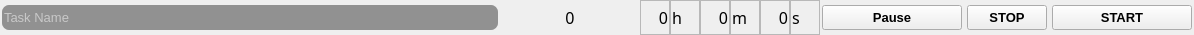
               <widget class="QWidget" name="widget_3" native="true">
                <property name="minimumSize">
                 <size>
                  <width>0</width>
                  <height>35</height>
                 </size>
                </property>
                <property name="maximumSize">
                 <size>
                  <width>16777215</width>
                  <height>35</height>
                 </size>
                </property>
                <layout class="QHBoxLayout" name="horizontalLayout_4">
                 <property name="spacing">
                  <number>0</number>
                 </property>
                 <property name="leftMargin">
                  <number>0</number>
                 </property>
                 <property name="topMargin">
                  <number>0</number>
                 </property>
                 <property name="rightMargin">
                  <number>0</number>
                 </property>
                 <property name="bottomMargin">
                  <number>0</number>
                 </property>
                 <item>
                  <widget class="QWidget" name="widget_8" native="true">
                   <property name="minimumSize">
                    <size>
                     <width>500</width>
                     <height>0</height>
                    </size>
                   </property>
                   <property name="maximumSize">
                    <size>
                     <width>500</width>
                     <height>16777215</height>
                    </size>
                   </property>
                   <layout class="QVBoxLayout" name="verticalLayout_3">
                    <property name="spacing">
                     <number>0</number>
                    </property>
                    <property name="leftMargin">
                     <number>0</number>
                    </property>
                    <property name="topMargin">
                     <number>0</number>
                    </property>
                    <property name="rightMargin">
                     <number>0</number>
                    </property>
                    <property name="bottomMargin">
                     <number>0</number>
                    </property>
                    <item>
                     <widget class="QWidget" name="widget_12" native="true">
                      <layout class="QVBoxLayout" name="verticalLayout_4">
                       <property name="spacing">
                        <number>0</number>
                       </property>
                       <property name="leftMargin">
                        <number>2</number>
                       </property>
                       <property name="topMargin">
                        <number>2</number>
                       </property>
                       <property name="rightMargin">
                        <number>2</number>
                       </property>
                       <property name="bottomMargin">
                        <number>2</number>
                       </property>
                       <item>
                        <widget class="QLineEdit" name="line_login">
                         <property name="minimumSize">
                          <size>
                           <width>450</width>
                           <height>25</height>
                          </size>
                         </property>
                         <property name="maximumSize">
                          <size>
                           <width>500</width>
                           <height>25</height>
                          </size>
                         </property>
                         <property name="font">
                          <font>
                           <family>Tahoma</family>
                           <pointsize>10</pointsize>
                          </font>
                         </property>
                         <property name="styleSheet">
                          <string notr="true">background-color: rgba(0, 0, 0, 100);
border: none;
border-radius: 7px;
color:rgb(255, 255, 255);
</string>
                         </property>
                         <property name="placeholderText">
                          <string>Task Name</string>
                         </property>
                         <property name="clearButtonEnabled">
                          <bool>false</bool>
                         </property>
                        </widget>
                       </item>
                      </layout>
                     </widget>
                    </item>
                   </layout>
                  </widget>
                 </item>
                 <item>
                  <widget class="QWidget" name="widget_9" native="true">
                   <property name="minimumSize">
                    <size>
                     <width>140</width>
                     <height>0</height>
                    </size>
                   </property>
                   <property name="maximumSize">
                    <size>
                     <width>140</width>
                     <height>16777215</height>
                    </size>
                   </property>
                   <layout class="QHBoxLayout" name="horizontalLayout_5">
                    <property name="leftMargin">
                     <number>5</number>
                    </property>
                    <property name="topMargin">
                     <number>5</number>
                    </property>
                    <property name="rightMargin">
                     <number>5</number>
                    </property>
                    <property name="bottomMargin">
                     <number>5</number>
                    </property>
                    <item>
                     <widget class="QLabel" name="Time_1">
                      <property name="minimumSize">
                       <size>
                        <width>100</width>
                        <height>20</height>
                       </size>
                      </property>
                      <property name="maximumSize">
                       <size>
                        <width>150</width>
                        <height>20</height>
                       </size>
                      </property>
                      <property name="font">
                       <font>
                        <family>Bahnschrift</family>
                        <pointsize>12</pointsize>
                        <weight>50</weight>
                        <bold>false</bold>
                       </font>
                      </property>
                      <property name="text">
                       <string>0</string>
                      </property>
                      <property name="alignment">
                       <set>Qt::AlignCenter</set>
                      </property>
                     </widget>
                    </item>
                   </layout>
                  </widget>
                 </item>
                 <item>
                  <widget class="QWidget" name="widget_10" native="true">
                   <property name="minimumSize">
                    <size>
                     <width>180</width>
                     <height>0</height>
                    </size>
                   </property>
                   <property name="maximumSize">
                    <size>
                     <width>180</width>
                     <height>16777215</height>
                    </size>
                   </property>
                   <layout class="QHBoxLayout" name="horizontalLayout_6">
                    <property name="spacing">
                     <number>0</number>
                    </property>
                    <property name="leftMargin">
                     <number>0</number>
                    </property>
                    <property name="topMargin">
                     <number>0</number>
                    </property>
                    <property name="rightMargin">
                     <number>0</number>
                    </property>
                    <property name="bottomMargin">
                     <number>0</number>
                    </property>
                    <item>
                     <widget class="QWidget" name="widget_49" native="true">
                      <layout class="QHBoxLayout" name="horizontalLayout_13">
                       <property name="spacing">
                        <number>0</number>
                       </property>
                       <property name="leftMargin">
                        <number>0</number>
                       </property>
                       <property name="topMargin">
                        <number>0</number>
                       </property>
                       <property name="rightMargin">
                        <number>0</number>
                       </property>
                       <property name="bottomMargin">
                        <number>0</number>
                       </property>
                       <item>
                        <widget class="QFrame" name="frame_3">
                         <property name="frameShape">
                          <enum>QFrame::StyledPanel</enum>
                         </property>
                         <property name="frameShadow">
                          <enum>QFrame::Raised</enum>
                         </property>
                         <layout class="QHBoxLayout" name="horizontalLayout_32">
                          <property name="spacing">
                           <number>1</number>
                          </property>
                          <property name="leftMargin">
                           <number>1</number>
                          </property>
                          <property name="topMargin">
                           <number>1</number>
                          </property>
                          <property name="rightMargin">
                           <number>1</number>
                          </property>
                          <property name="bottomMargin">
                           <number>1</number>
                          </property>
                          <item>
                           <widget class="QLabel" name="label_6">
                            <property name="font">
                             <font>
                              <family>Bahnschrift</family>
                              <pointsize>12</pointsize>
                             </font>
                            </property>
                            <property name="text">
                             <string>0</string>
                            </property>
                            <property name="alignment">
                             <set>Qt::AlignRight|Qt::AlignTrailing|Qt::AlignVCenter</set>
                            </property>
                           </widget>
                          </item>
                         </layout>
                        </widget>
                       </item>
                       <item>
                        <widget class="QFrame" name="frame_4">
                         <property name="frameShape">
                          <enum>QFrame::StyledPanel</enum>
                         </property>
                         <property name="frameShadow">
                          <enum>QFrame::Raised</enum>
                         </property>
                         <layout class="QHBoxLayout" name="horizontalLayout_33">
                          <property name="spacing">
                           <number>1</number>
                          </property>
                          <property name="leftMargin">
                           <number>1</number>
                          </property>
                          <property name="topMargin">
                           <number>1</number>
                          </property>
                          <property name="rightMargin">
                           <number>1</number>
                          </property>
                          <property name="bottomMargin">
                           <number>1</number>
                          </property>
                          <item>
                           <widget class="QLabel" name="label_7">
                            <property name="font">
                             <font>
                              <family>Bahnschrift</family>
                              <pointsize>12</pointsize>
                             </font>
                            </property>
                            <property name="text">
                             <string>h</string>
                            </property>
                            <property name="alignment">
                             <set>Qt::AlignLeading|Qt::AlignLeft|Qt::AlignVCenter</set>
                            </property>
                           </widget>
                          </item>
                         </layout>
                        </widget>
                       </item>
                      </layout>
                     </widget>
                    </item>
                    <item>
                     <widget class="QWidget" name="widget_50" native="true">
                      <layout class="QHBoxLayout" name="horizontalLayout_17">
                       <property name="spacing">
                        <number>0</number>
                       </property>
                       <property name="leftMargin">
                        <number>0</number>
                       </property>
                       <property name="topMargin">
                        <number>0</number>
                       </property>
                       <property name="rightMargin">
                        <number>0</number>
                       </property>
                       <property name="bottomMargin">
                        <number>0</number>
                       </property>
                       <item>
                        <widget class="QFrame" name="frame_6">
                         <property name="frameShape">
                          <enum>QFrame::StyledPanel</enum>
                         </property>
                         <property name="frameShadow">
                          <enum>QFrame::Raised</enum>
                         </property>
                         <layout class="QHBoxLayout" name="horizontalLayout_34">
                          <property name="spacing">
                           <number>1</number>
                          </property>
                          <property name="leftMargin">
                           <number>1</number>
                          </property>
                          <property name="topMargin">
                           <number>1</number>
                          </property>
                          <property name="rightMargin">
                           <number>1</number>
                          </property>
                          <property name="bottomMargin">
                           <number>1</number>
                          </property>
                          <item>
                           <widget class="QLabel" name="label_8">
                            <property name="font">
                             <font>
                              <family>Bahnschrift</family>
                              <pointsize>12</pointsize>
                             </font>
                            </property>
                            <property name="text">
                             <string>0</string>
                            </property>
                            <property name="scaledContents">
                             <bool>true</bool>
                            </property>
                            <property name="alignment">
                             <set>Qt::AlignRight|Qt::AlignTrailing|Qt::AlignVCenter</set>
                            </property>
                           </widget>
                          </item>
                         </layout>
                        </widget>
                       </item>
                       <item>
                        <widget class="QFrame" name="frame_5">
                         <property name="frameShape">
                          <enum>QFrame::StyledPanel</enum>
                         </property>
                         <property name="frameShadow">
                          <enum>QFrame::Raised</enum>
                         </property>
                         <layout class="QHBoxLayout" name="horizontalLayout_35">
                          <property name="leftMargin">
                           <number>1</number>
                          </property>
                          <property name="topMargin">
                           <number>1</number>
                          </property>
                          <property name="rightMargin">
                           <number>1</number>
                          </property>
                          <property name="bottomMargin">
                           <number>1</number>
                          </property>
                          <item>
                           <widget class="QLabel" name="label_9">
                            <property name="font">
                             <font>
                              <family>Bahnschrift</family>
                              <pointsize>12</pointsize>
                             </font>
                            </property>
                            <property name="text">
                             <string>m</string>
                            </property>
                            <property name="alignment">
                             <set>Qt::AlignLeading|Qt::AlignLeft|Qt::AlignVCenter</set>
                            </property>
                           </widget>
                          </item>
                         </layout>
                        </widget>
                       </item>
                      </layout>
                     </widget>
                    </item>
                    <item>
                     <widget class="QWidget" name="widget_51" native="true">
                      <layout class="QHBoxLayout" name="horizontalLayout_21">
                       <property name="spacing">
                        <number>0</number>
                       </property>
                       <property name="leftMargin">
                        <number>0</number>
                       </property>
                       <property name="topMargin">
                        <number>0</number>
                       </property>
                       <property name="rightMargin">
                        <number>0</number>
                       </property>
                       <property name="bottomMargin">
                        <number>0</number>
                       </property>
                       <item>
                        <widget class="QFrame" name="frame_8">
                         <property name="frameShape">
                          <enum>QFrame::StyledPanel</enum>
                         </property>
                         <property name="frameShadow">
                          <enum>QFrame::Raised</enum>
                         </property>
                         <layout class="QHBoxLayout" name="horizontalLayout_36">
                          <property name="spacing">
                           <number>1</number>
                          </property>
                          <property name="leftMargin">
                           <number>1</number>
                          </property>
                          <property name="topMargin">
                           <number>1</number>
                          </property>
                          <property name="rightMargin">
                           <number>1</number>
                          </property>
                          <property name="bottomMargin">
                           <number>1</number>
                          </property>
                          <item>
                           <widget class="QLabel" name="label_10">
                            <property name="font">
                             <font>
                              <family>Bahnschrift</family>
                              <pointsize>12</pointsize>
                             </font>
                            </property>
                            <property name="text">
                             <string>0</string>
                            </property>
                            <property name="alignment">
                             <set>Qt::AlignRight|Qt::AlignTrailing|Qt::AlignVCenter</set>
                            </property>
                           </widget>
                          </item>
                         </layout>
                        </widget>
                       </item>
                       <item>
                        <widget class="QFrame" name="frame_7">
                         <property name="frameShape">
                          <enum>QFrame::StyledPanel</enum>
                         </property>
                         <property name="frameShadow">
                          <enum>QFrame::Raised</enum>
                         </property>
                         <layout class="QHBoxLayout" name="horizontalLayout_37">
                          <property name="spacing">
                           <number>0</number>
                          </property>
                          <property name="leftMargin">
                           <number>1</number>
                          </property>
                          <property name="topMargin">
                           <number>1</number>
                          </property>
                          <property name="rightMargin">
                           <number>1</number>
                          </property>
                          <property name="bottomMargin">
                           <number>1</number>
                          </property>
                          <item>
                           <widget class="QLabel" name="label_11">
                            <property name="font">
                             <font>
                              <family>Bahnschrift</family>
                              <pointsize>12</pointsize>
                             </font>
                            </property>
                            <property name="text">
                             <string>s</string>
                            </property>
                            <property name="alignment">
                             <set>Qt::AlignLeading|Qt::AlignLeft|Qt::AlignVCenter</set>
                            </property>
                           </widget>
                          </item>
                         </layout>
                        </widget>
                       </item>
                      </layout>
                     </widget>
                    </item>
                   </layout>
                  </widget>
                 </item>
                 <item>
                  <widget class="QWidget" name="widget_11" native="true">
                   <layout class="QHBoxLayout" name="horizontalLayout_7">
                    <property name="spacing">
                     <number>5</number>
                    </property>
                    <property name="leftMargin">
                     <number>2</number>
                    </property>
                    <property name="topMargin">
                     <number>2</number>
                    </property>
                    <property name="rightMargin">
                     <number>2</number>
                    </property>
                    <property name="bottomMargin">
                     <number>2</number>
                    </property>
                    <item>
                     <widget class="QPushButton" name="pause_btn_1">
                      <property name="minimumSize">
                       <size>
                        <width>140</width>
                        <height>25</height>
                       </size>
                      </property>
                      <property name="maximumSize">
                       <size>
                        <width>140</width>
                        <height>25</height>
                       </size>
                      </property>
                      <property name="font">
                       <font>
                        <family>Tahoma</family>
                        <pointsize>10</pointsize>
                        <weight>75</weight>
                        <bold>true</bold>
                       </font>
                      </property>
                      <property name="cursor">
                       <cursorShape>PointingHandCursor</cursorShape>
                      </property>
                      <property name="styleSheet">
                       <string notr="true"/>
                      </property>
                      <property name="text">
                       <string>Pause</string>
                      </property>
                      <property name="icon">
                       <iconset>
                        <normaloff>:/image/free-icon-font-user2.png</normaloff>:/image/free-icon-font-user2.png</iconset>
                      </property>
                      <property name="iconSize">
                       <size>
                        <width>24</width>
                        <height>24</height>
                       </size>
                      </property>
                     </widget>
                    </item>
                    <item>
                     <widget class="QPushButton" name="stop_btn_1">
                      <property name="minimumSize">
                       <size>
                        <width>80</width>
                        <height>25</height>
                       </size>
                      </property>
                      <property name="maximumSize">
                       <size>
                        <width>80</width>
                        <height>25</height>
                       </size>
                      </property>
                      <property name="font">
                       <font>
                        <family>Tahoma</family>
                        <pointsize>10</pointsize>
                        <weight>75</weight>
                        <bold>true</bold>
                       </font>
                      </property>
                      <property name="cursor">
                       <cursorShape>PointingHandCursor</cursorShape>
                      </property>
                      <property name="styleSheet">
                       <string notr="true"/>
                      </property>
                      <property name="text">
                       <string>STOP</string>
                      </property>
                      <property name="icon">
                       <iconset>
                        <normaloff>:/image/free-icon-font-user2.png</normaloff>:/image/free-icon-font-user2.png</iconset>
                      </property>
                      <property name="iconSize">
                       <size>
                        <width>24</width>
                        <height>24</height>
                       </size>
                      </property>
                     </widget>
                    </item>
                    <item>
                     <widget class="QPushButton" name="start_btn_1">
                      <property name="minimumSize">
                       <size>
                        <width>140</width>
                        <height>25</height>
                       </size>
                      </property>
                      <property name="maximumSize">
                       <size>
                        <width>140</width>
                        <height>25</height>
                       </size>
                      </property>
                      <property name="font">
                       <font>
                        <family>Tahoma</family>
                        <pointsize>10</pointsize>
                        <weight>75</weight>
                        <bold>true</bold>
                       </font>
                      </property>
                      <property name="cursor">
                       <cursorShape>PointingHandCursor</cursorShape>
                      </property>
                      <property name="styleSheet">
                       <string notr="true"/>
                      </property>
                      <property name="text">
                       <string>START</string>
                      </property>
                      <property name="icon">
                       <iconset>
                        <normaloff>:/image/free-icon-font-user2.png</normaloff>:/image/free-icon-font-user2.png</iconset>
                      </property>
                      <property name="iconSize">
                       <size>
                        <width>24</width>
                        <height>24</height>
                       </size>
                      </property>
                     </widget>
                    </item>
                   </layout>
                  </widget>
                 </item>
                </layout>
               </widget>
